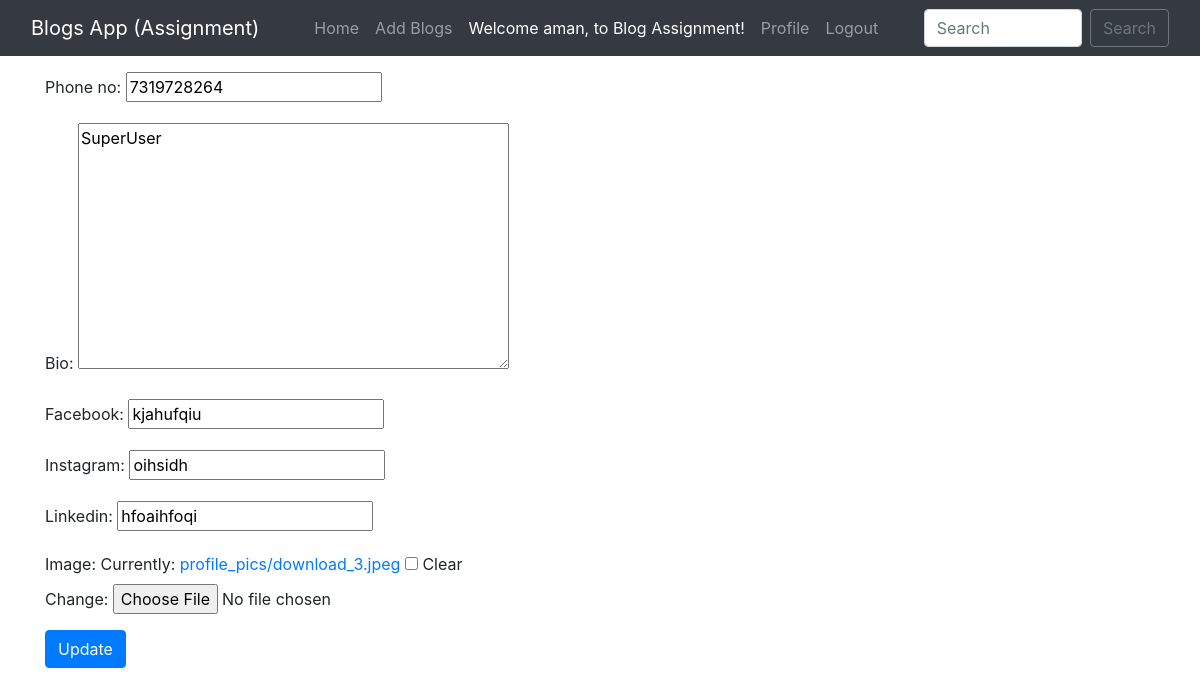
/edit_profile/ (signed in), run on the app's committed database.
### blog/models.py (models this page shows, shortened)
class Profile(models.Model):
    user = models.OneToOneField(User, on_delete=models.CASCADE, blank=True, null=True)
    image = models.ImageField(upload_to="profile_pics", blank=True, null=True)
    bio = models.TextField(blank=True, null=True)
    phone_no = models.IntegerField(blank=True, null=True)
    facebook = models.CharField(max_length=300, blank=True, null=True)
    instagram = models.CharField(max_length=300, blank=True, null=True)
    linkedin = models.CharField(max_length=300, blank=True, null=True)

### blog/views.py (the view)
# urls.py: path("edit_profile/", views.edit_profile, name="edit_profile"),
def edit_profile(request):
    try:
        profile = request.user.profile
    except Profile.DoesNotExist:
        profile = Profile(user=request.user)
    if request.method=="POST":
        form = ProfileForm(data=request.POST, files=request.FILES, instance=profile)
        if form.is_valid():
            form.save()
            alert = True
            return render(request, "edit_profile.html", {'alert':alert})
    else:
        form=ProfileForm(instance=profile)
    return render(request, "edit_profile.html", {'form':form})

### blog/forms.py
class ProfileForm(forms.ModelForm):
    class Meta:
        model = Profile
        fields = ('phone_no', 'bio', 'facebook', 'instagram', 'linkedin', 'image', )

### templates/edit_profile.html (shortened to what this page needs)
{% extends 'base.html' %}
{% block body %}
<form action="/edit_profile/" enctype="multipart/form-data" method="POST"> {% csrf_token %}
    <div class="container mt-3">
   {{ form.as_p }}
        <button type="submit" class="btn btn-primary">Update</button>
    </div>
</form>
{% endblock %}

### templates/base.html (shortened to what this page needs)
<!doctype html>
<html lang="en">
  <head>
    <link href="//maxcdn.bootstrapcdn.com/bootstrap/4.1.1/css/bootstrap.min.css" rel="stylesheet" id="bootstrap-css">
    <link href="https://cdn.jsdelivr.net/npm/bootstrap@5.0.2/dist/css/bootstrap.min.css" rel="stylesheet">
    <link rel="stylesheet" href="https://maxcdn.bootstrapcdn.com/bootstrap/4.0.0/css/bootstrap.min.css">
  </head>
  <body>
    <nav class="navbar navbar-expand-lg navbar-dark bg-dark sticky-top">
        <div class="container-fluid">
          <a class="navbar-brand" href="#">Blogs App (Assignment)</a>
          <div class="collapse navbar-collapse" id="navbarSupportedContent">
          <div class="container mx-3">
            <ul class="navbar-nav me-auto mb-2 mb-lg-0">
              <li class="nav-item">
                <a class="nav-link {% block homeactive %} {% endblock homeactive %}" aria-current="page" href="/">Home</a>
              </li>
              {% if user.is_authenticated %}
              <li class="nav-item">
                <a class="nav-link {% block add_blogs_active %} {% endblock add_blogs_active %}" href="/add_blogs/">Add Blogs</a>
              </li>
              <li class="nav-item">
                <a class="nav-link active" href="#">Welcome {{request.user}}, to Blog Assignment!</a>
              </li>
              <li class="nav-item">
                <a class="nav-link {% block profileactive %} {% endblock profileactive %}" href="/profile/">Profile</a>
              </li>
              <li class="nav-item">
                <a class="nav-link" href="/logout/">Logout</a>
              </li>
              {% endif %}
            </ul>
            </div>
            <form class="d-flex" method="POST" action="/search/"> {% csrf_token %}
              <input class="form-control me-2" type="search" placeholder="Search" name="searched" id="searched" aria-label="Search">
              <button href="/search/" class="btn btn-outline-secondary" type="submit">Search</button>
            </form>
          </div>
        </div>
      </nav>
      {% block body %}
      {% endblock %}
</body>
</html>

### data on the page
Profile: phone_no "7319728264", bio "SuperUser", facebook "kjahufqiu", instagram "oihsidh", linkedin "hfoaihfoqi"

### other printed values
{{ request.user }} "aman"
